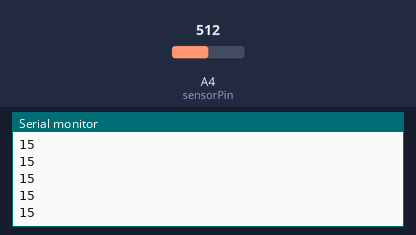
Bench run of a sketch on a simulated Arduino Uno, built with avr-gcc and run on an emulated ATmega328P. Shown: the last lines printed to the serial monitor. The inputs (shaded band) are chosen by the test bench; at power-on: A4 (sensorPin) = 512.

Above: at 1.2 s.
1.3 s: A4 (sensorPin) set to 306
At 1.43 s:
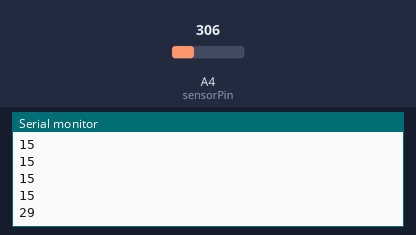
2.8 s: A4 (sensorPin) set to 122
At 2.8 s:
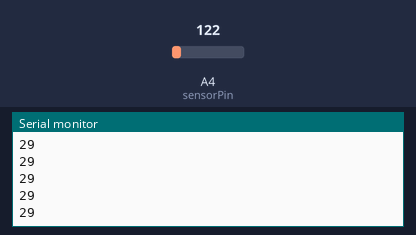
Timing chart, 0 to 5.8 s (numbered marks = the images above; inputs shaded):
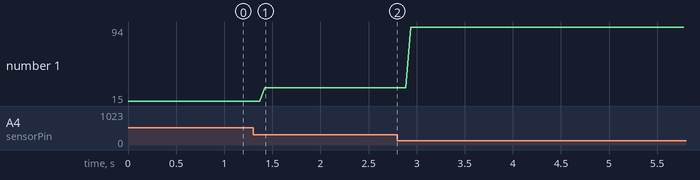

Measured:
- after the input at 1.3 s, the serial monitor: prints a new line after 0.12 s (image 1)
- plotted number 1: 15 → 29 after the input at 1.3 s, 29 → 94 after the input at 2.8 s

The sketch:

SharpDistSensorByModel.ino
```cpp
// (licence header left out)
/*
This example shows how to use the SharpDistSensor library to continuously
read the sensor and display the distance in mm using a pre-defined sensor model.
See the library README page for the list of available models and corresponding
constants or for how to use custom defined fit functions.
*/

#include <SharpDistSensor.h>

// Analog pin to which the sensor is connected
const byte sensorPin = A4;

// Window size of the median filter (odd number, 1 = no filtering)
const byte medianFilterWindowSize = 5;

// Create an object instance of the SharpDistSensor class
SharpDistSensor sensor(sensorPin, medianFilterWindowSize);

void setup() {
  Serial.begin(9600);

  // Set sensor model
  sensor.setModel(SharpDistSensor::GP2Y0A51SK0F_5V_DS);
}

void loop() {
  // Get distance from sensor
  unsigned int distance = sensor.getDist();

  // Print distance to Serial
  Serial.println(distance);

  // Wait some time
  delay(50);
}
```
